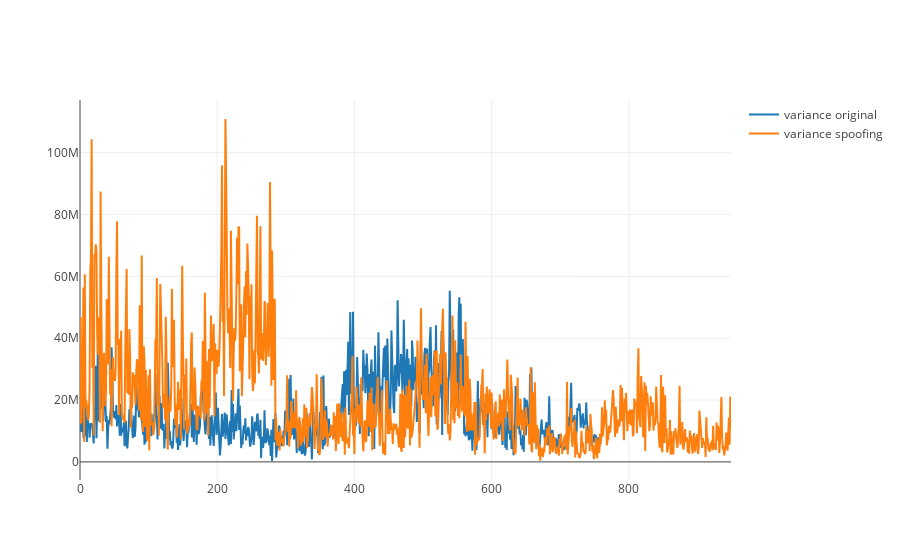
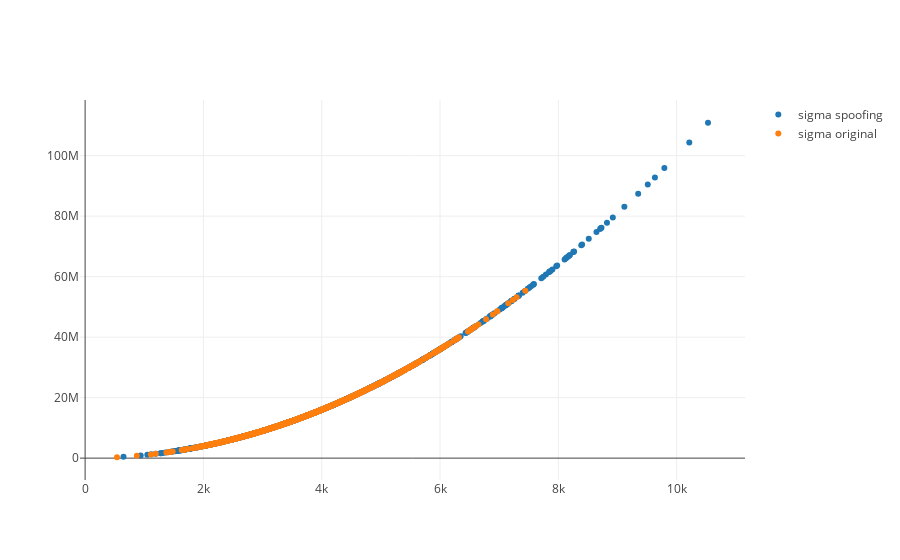
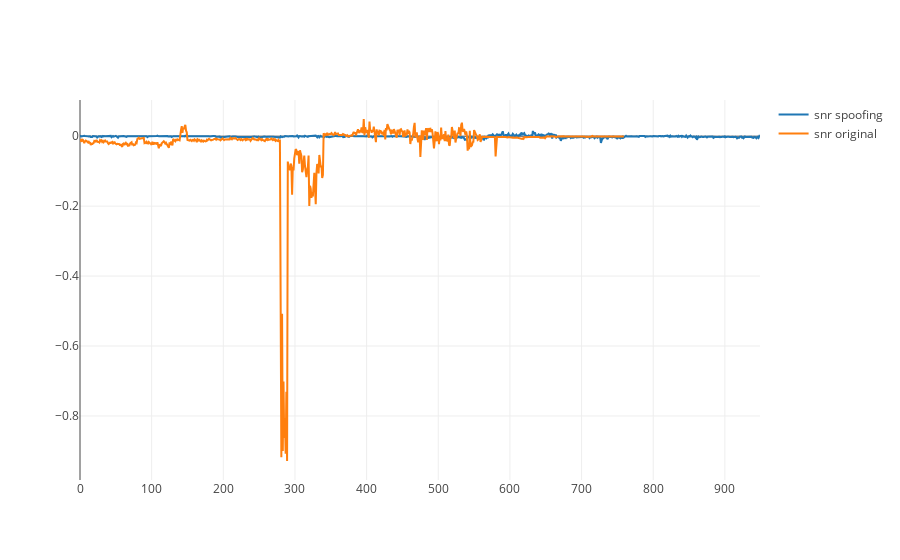

The cell these charts' notebook holds for them, in order:
### Code cell
makePlotsPlotly(sigmaVectorOriginalD,varOriginalD,meanOriginalD,snrOriginalD, exOriginalD,\
              sigmaVectorSpoofD,varSpoofD,meanSpoofD,snrSpoofD, exSpoofD)

### Figure 1 — Plotly figure (JSON) as saved in the notebook; plotly's stock layout.template omitted (floating-point values rounded to 4 significant figures; data arrays with more than 128 entries replaced by an {"elided": "..."} marker saying what was removed)
{"data": [{"name": "variance original", "type": "scatter", "x": {"elided": "760 int values"}, "y": {"elided": "760 float values"}}, {"name": "variance spoofing", "type": "scatter", "x": {"elided": "950 int values"}, "y": {"elided": "950 float values"}}], "layout": {}}

### Figure 2 — Plotly figure (JSON) as saved in the notebook; plotly's stock layout.template omitted (floating-point values rounded to 4 significant figures; data arrays with more than 128 entries replaced by an {"elided": "..."} marker saying what was removed)
{"data": [{"mode": "markers", "name": "sigma spoofing", "type": "scatter", "x": {"elided": "950 float values"}, "y": {"elided": "950 float values"}}, {"mode": "markers", "name": "sigma original", "type": "scatter", "x": {"elided": "760 float values"}, "y": {"elided": "760 float values"}}], "layout": {}}

### Figure 3 — Plotly figure (JSON) as saved in the notebook; plotly's stock layout.template omitted (floating-point values rounded to 4 significant figures; data arrays with more than 128 entries replaced by an {"elided": "..."} marker saying what was removed)
{"data": [{"name": "snr spoofing", "type": "scatter", "x": {"elided": "950 int values"}, "y": {"elided": "950 float values"}}, {"name": "snr original", "type": "scatter", "x": {"elided": "760 int values"}, "y": {"elided": "760 float values"}}], "layout": {}}
